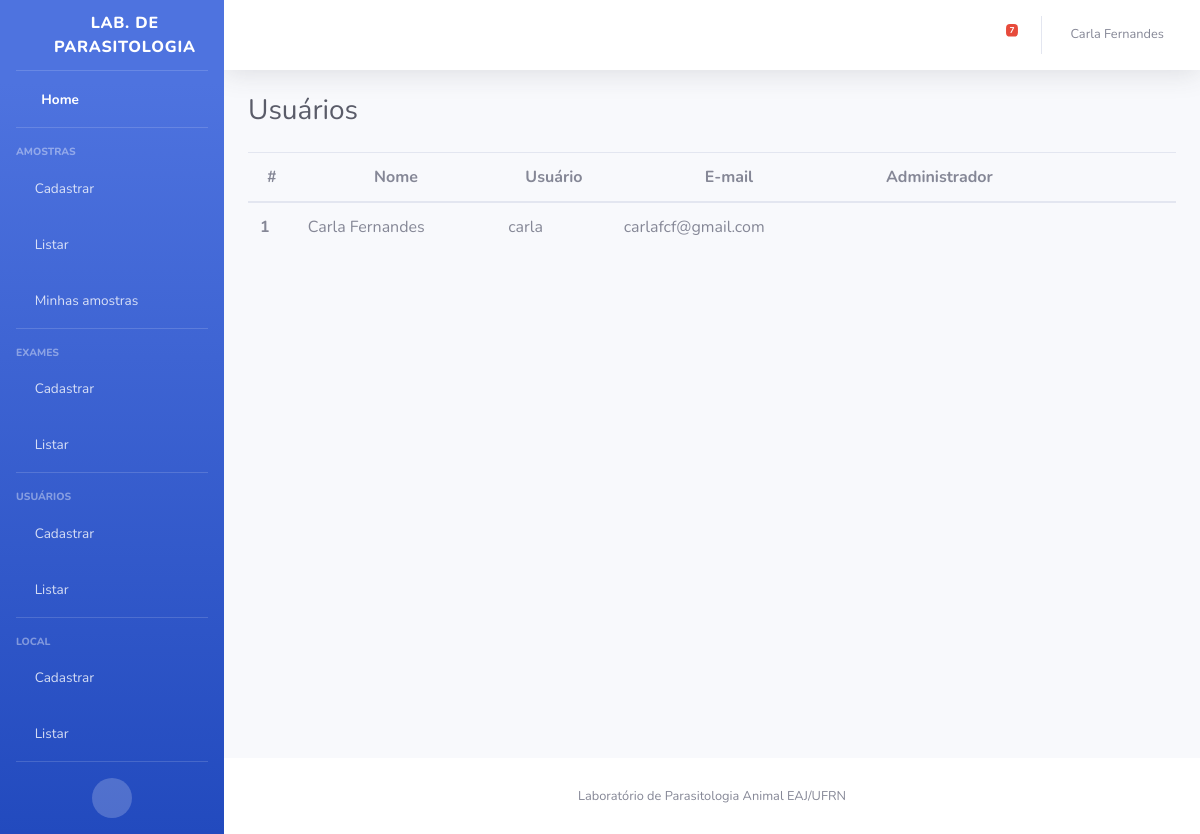
Page /usuario/listarUsuarios/ (signed in) on the committed database.
### Usuario/models.py (models this page shows)
class User(auth.models.User, auth.models.PermissionsMixin):
    def __str__(self):
        return "{} {}".format(self.first_name, self.last_name)
    class Meta:
        ordering = ['first_name', 'last_name']

### Usuario/views.py (the view)
# urls.py: url('listarUsuarios/', views.listarUsuarios, name='listar'),
@login_required
def listarUsuarios(request):
    user = User.objects.filter(is_active=True)
    context = {'lista_user':user}
    return render(request, 'Usuario/listarUser.html', context)

### Amostra/context_processors.py (called while the page is built)
def amostras_pendentes(request):
    if (request.user.is_authenticated):
        amostras = Amostra.objects.filter(
            responsavel=request.user, status=True,
            data_coleta__lte = date.today()- timedelta(days=10))
    else:
        amostras = Amostra.objects.filter(
            status=True,
            data_coleta__lte = date.today()- timedelta(days=10))
    return {
        'amostras_pendentes_count': amostras.count(),
        'amostras_pendentes': amostras.order_by('data_coleta')
    }

### Local/models.py (called while the page is built)
    def __str__(self):
        return self.nome

### templates/Usuario/listarUser.html (shortened to what this page needs)
{% extends "base.html" %}
{% block arquivos_js_css %}
{% load static %}
{% endblock %}
{% block titulo %}
	Usuários
{% endblock %}
{% block content %}
    {% if lista_user %}
         <table id="userDT" class="table" cellspacing="0" width="100%">
          <thead >
            <th scope="col"><center>#</center></th>
            <th><center>Nome</center></th>
            <th><center>Usuário</center></th>
            <th><center>E-mail</center></th>
            <th><center>Administrador</center></th>
            <th></th>
          </thead>
             <tbody>
             {% for user in lista_user %}
                <tr>
                 <th scope="row">{{ forloop.counter }}</th>
                    <td>{{ user }}</td>
                    <td>{{ user.username }}</td>
                    <td>{{ user.email}}</td>
                    {% if user.is_superuser %}
                    <td><center>
                        <a href="{% url 'usuario:mudar_coordenacao_status' coord_status=0 usuario=user.pk %}" class="btn btn-primary-outline"><i class="fa fa-check" aria-hidden="true" style="color:green"></i></a>
                    </center></td>
                  {% else %}
                    <td><center>
                        <a href="{% url 'usuario:mudar_coordenacao_status' coord_status=1 usuario=user.pk %}" class="btn btn-danger-outline"><i class="fa fa-times" aria-hidden="true" style="color:red"></i></a>
                    </center></td>
                  {% endif %}
                    <td>
                        <a href="{% url 'usuario:editar' pk=user.pk %}" class="btn btn-warning-outline" data-toggle="tooltip" title="Editar">
                            <i class="fas fa-pencil-alt" style="color:blue"></i>
                        <a href="" class="btn btn-danger-outline"
                            data-toggle="modal" data-target="#fm-modal-grid-{{user.pk}}"
                            data-tt="tooltip" title="Desabilitar usuário">
                            <i class="fa fa-user-times" aria-hidden="true" style="color:red"></i>
                        </a>
                    </td>
                </tr>
             {% endfor %}
             </tbody>
         </table>
    {% else %}
         <p>Não há Usuarios cadastrados!</p>
    {% endif %}
    <br>
{% endblock %}

### templates/base.html (shortened to what this page needs)
<!DOCTYPE html>
<html lang="en">
{% load static %}
<head>
  <link href="{% static 'vendor/fontawesome-free/css/all.min.css' %}" rel="stylesheet" type="text/css">
  <link rel="stylesheet" type="text/css" href="{% static 'css/sb-admin-2.css' %}" />
</head>
<body id="page-top">
  <div id="wrapper">
     {% if user.is_authenticated %}
    <ul class="navbar-nav bg-gradient-primary sidebar sidebar-dark accordion" id="accordionSidebar">
      <a class="sidebar-brand d-flex align-items-center justify-content-center" href="{% url 'home:home' %}">
        <div class="sidebar-brand-icon rotate-n-15">
          <i class="fas fa-microscope"></i>
        </div>
        <div class="sidebar-brand-text mx-3">Lab. de Parasitologia</div>
      </a>
      <hr class="sidebar-divider my-0">
      <li class="nav-item active">
        <a class="nav-link" href="{% url 'amostra:home' %}">
          <i class="fas fa-fw fa-tachometer-alt"></i>
          <span>Home</span></a>
      </li>
      <hr class="sidebar-divider">
      <div class="sidebar-heading">
        Amostras
      </div>
      <li class="nav-item">
        <a class="nav-link collapsed" href="{% url 'amostra:adicionar' %}">
          <i class="fas fa-plus"></i>
          <span>Cadastrar</span>
        </a>
      </li>
      <li class="nav-item">
        <a class="nav-link collapsed" href="{% url 'amostra:listar' %}">
          <i class="fas fa-vials"></i>
          <span>Listar</span>
        </a>
      </li>
      <li class="nav-item">
        <a class="nav-link collapsed" href="{% url 'amostra:listarAmostraUser' pk=user.pk %}">
          <i class="fas fa-vial"></i>
          <span>Minhas amostras</span>
        </a>
      </li>
      <hr class="sidebar-divider">
      <div class="sidebar-heading">
        Exames
      </div>
      {% if user.is_superuser %}
      <li class="nav-item">
        <a class="nav-link collapsed" href="{% url 'exame:cadastrar' %}">
          <i class="fas fa-plus"></i>
          <span>Cadastrar</span>
        </a>
      </li>
      <li class="nav-item">
        <a class="nav-link collapsed" href="{% url 'exame:ListarExame' %}">
          <i class="fas fa-clipboard-list"></i>
          <span>Listar</span>
        </a>
      </li>
       <hr class="sidebar-divider">
       <div class="sidebar-heading">
        Usuários
      </div>
      <li class="nav-item">
        <a class="nav-link collapsed" href="{% url 'usuario:cadastrar' %}">
          <i class="fas fa-plus"></i>
          <span>Cadastrar</span>
        </a>
      </li>
      <li class="nav-item">
        <a class="nav-link collapsed" href="{% url 'usuario:listar' %}">
          <i class="fas fa-users"></i>
          <span>Listar</span>
        </a>
      </li>
       <hr class="sidebar-divider">
      <div class="sidebar-heading">
        Local
      </div>
      <li class="nav-item">
        <a class="nav-link collapsed" href="{% url 'local:cadastrarLocal' %}">
          <i class="fas fa-plus"></i>
          <span>Cadastrar</span>
        </a>
      </li>
      <li class="nav-item">
        <a class="nav-link collapsed" href="{% url 'local:listarLocal' %}">
          <i class="fa fa-clipboard-list"></i>
          <span>Listar</span>
        </a>
      </li>
      {% endif %}
      <hr class="sidebar-divider d-none d-md-block">
      <div class="text-center d-none d-md-inline">
        <button class="rounded-circle border-0" id="sidebarToggle"></button>
      </div>
    </ul>
    <div id="content-wrapper" class="d-flex flex-column">
      <div id="content">
        <nav class="navbar navbar-expand navbar-light bg-white topbar mb-4 static-top shadow">
          <ul class="navbar-nav ml-auto">
            <li class="nav-item dropdown no-arrow mx-1">
              <a class="nav-link dropdown-toggle" href="#" id="alertsDropdown" role="button" data-toggle="dropdown" aria-haspopup="true" aria-expanded="false">
                <i class="fas fa-bell fa-fw"></i>
                <span class="badge badge-danger badge-counter">{{ amostras_pendentes_count }}</span>
              </a>
            </li>
            <li class="nav-item dropdown no-arrow">
              <a class="nav-link dropdown-toggle" href="#" id="userDropdown" role="button" data-toggle="dropdown" aria-haspopup="true" aria-expanded="false">
                <span class="mr-2 d-none d-lg-inline text-gray-600 small">{{user.first_name}} {{user.last_name}}</span>
              </a>
            </li>
          </ul>
        </nav>
        {% endif %}
        <div class="container-fluid">
          <div class="d-sm-flex align-items-center justify-content-between mb-4">
            <h1 class="h3 mb-0 text-gray-800">
              {% block titulo %}
              {% endblock %}
            </h1>
          </div>
          {% block content %}{% endblock %}
        </div>
      </div>
      <footer class="sticky-footer bg-white">
        <div class="container my-auto">
          <div class="copyright text-center my-auto">
            <span> Laboratório de Parasitologia Animal EAJ/UFRN</span>
          </div>
        </div>
      </footer>
    </div>
  </div>
</body>
</html>

### rows in the picture
User: last_name "Carla Fernandes", username "carla", email "carlafcf@gmail.com"

### other values in the picture
{{ amostras_pendentes_count }} "7"
{{ user.first_name }} "Carla"
{{ user.last_name }} "Fernandes"
